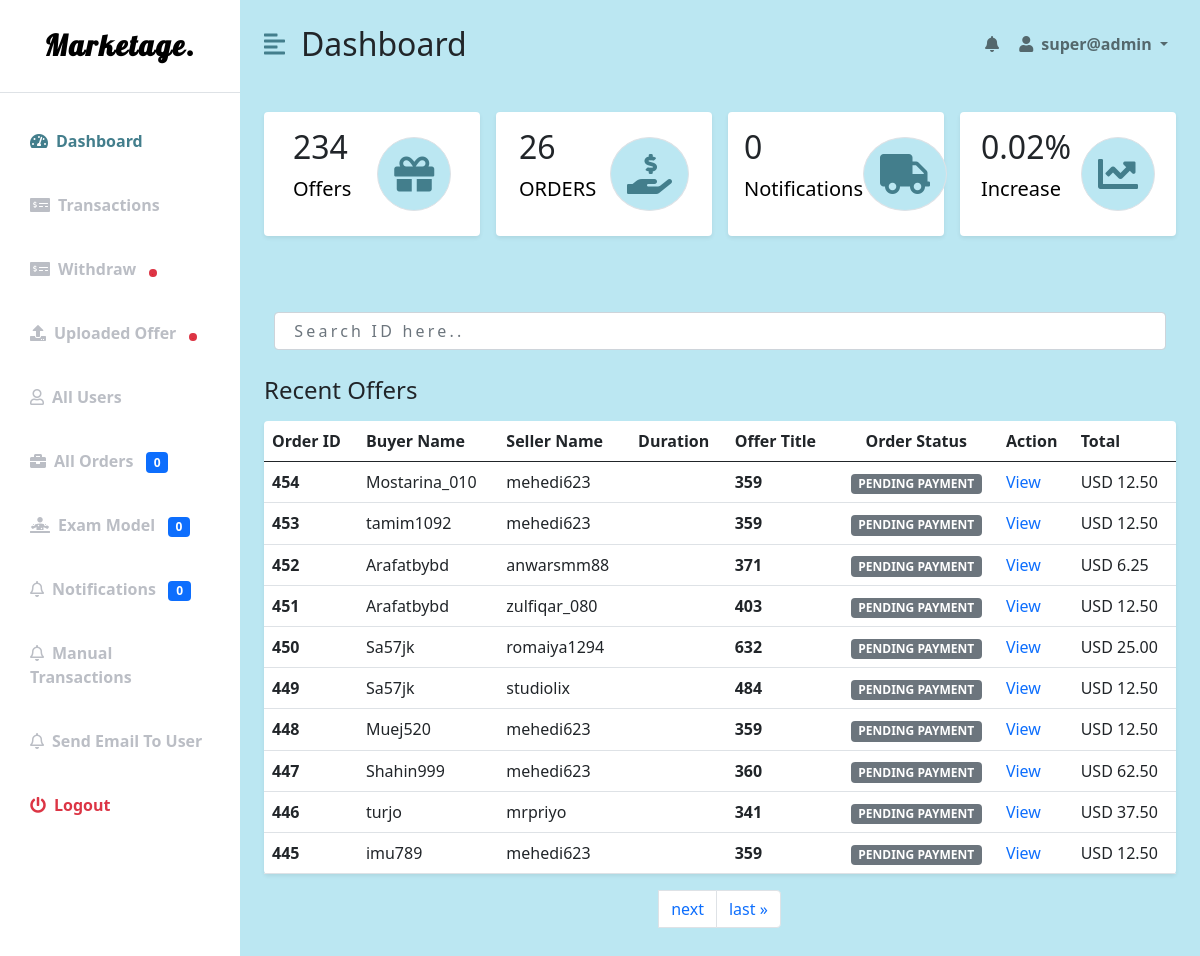
Screenshot of /adminpanel/ (signed in) with the database file from the repository.
### mainApp/models.py (models this page shows, shortened)
class Checkout(models.Model):
    ORDER_CHOICES = (
        ("PENDING PAYMENT", "PENDING PAYMENT"),
        ("ACTIVE", "ACTIVE"),
        ("LATE", "LATE"),
        ("COMPLETED", "COMPLETED"),
        ("DELIVERED", "DELIVERED"),
        ("CANCELLED", "CANCELLED"),
        ("ON REVIEW", "ON REVIEW")
    )
    slug = models.SlugField(max_length=120, null=True, unique=True)
    user = models.ForeignKey(User, on_delete=models.CASCADE)
    seller = models.ForeignKey(
        User, on_delete=models.CASCADE, null=True, related_name='seller')
    created_at = models.DateTimeField(auto_now_add=True)
    updated_at = models.DateTimeField(auto_now_add=True)
    first_name = models.CharField(max_length=120)
    last_name = models.CharField(max_length=120)
    address = models.TextField(null=True)
    package = models.ForeignKey(OfferManager, on_delete=models.CASCADE)
    quantity = models.PositiveIntegerField(default=0)
    price = models.DecimalField(decimal_places=2, max_digits=10, default=0.00)
    total = models.DecimalField(decimal_places=2, max_digits=10, default=0.00)
    grand_total = models.DecimalField(
        decimal_places=2, max_digits=10, default=0.00, null=True)
    paid = models.BooleanField(default=False)
    due_date = models.DateField(null=True)
    order_status = models.CharField(max_length=200, choices=ORDER_CHOICES, default="PENDING PAYMENT")
    is_submitted = models.BooleanField(null=True, blank=True, default=False)
    order_is_seen = models.BooleanField(null=True, blank=True, default=False)
    is_complete = models.BooleanField(default=False, null=True)
    is_cancel = models.BooleanField(default=False, null=True)
    on_review = models.BooleanField(default=False, null=True)
    rated = models.BooleanField(default=False)
    order_submitted_is_seen = models.BooleanField(null=True, blank=True, default=False)
    is_checked = models.BooleanField(default=False)
    buyer_check = models.BooleanField(default=False)

class OfferManager(models.Model):
    offer = models.ForeignKey(Offer, on_delete=models.CASCADE, null=True)
    package = models.ForeignKey(Package, on_delete=models.CASCADE, null=True)
    price = models.DecimalField(max_digits=10, decimal_places=2, default=0.00)
    def __str__(self):
        return str(self.id)

### AdminPanel/views.py (the view)
# urls.py: path('', views.get_adminpanel_url, name="AdminHome"),
@login_required(login_url="admin-login")
def get_adminpanel_url(request):
    user = request.user
    if user.is_superuser == False:
        return redirect("buying_view")
    orders = Checkout.objects.all().order_by('-id')
    count_order = Checkout.objects.all().count()
    count_offers = Offer.objects.all().count()
    completed_orders = Checkout.objects.filter(is_complete=True, paid=True).count()
    increase = completed_orders / 100
    orders_paginator = Paginator(orders, 10)
    page_number = request.GET.get('page')
    orders_obj = orders_paginator.get_page(page_number)
    nots = NotificationModel.objects.filter(has_checked=False).count()
    count_check_exm = ExamModel.objects.filter(has_checked=False).count()
    count_unseen_order = Checkout.objects.filter(is_checked=False).count()
    count_users = User.objects.all().count()
    new_with = WithDrawModel.objects.filter(is_new=False)
    recent_offers = Offer.objects.filter(has_checked=False)
    new_tran = Checkout.objects.filter(paid=True).count()
    notifications = NotificationModel.objects.all().order_by("-id")[:6]
    args = {
        "orders": orders,
        "orders_obj": orders_obj,
        "count_order": count_order,
        "count_offers": count_offers,
        "increase": increase,
        "nots": nots,
        "count_check_exm": count_check_exm,
        "count_unseen_order": count_unseen_order,
        "count_users": count_users,
        "new_with": new_with,
        "recent_offers": recent_offers,
        "notifications": notifications
    }
    return render(request, 'admin_panel.html', args)

### AdminPanel/templates/admin_panel.html (shortened to what this page needs)
{% load static %}
{% include 'base.html' %}
    <div class="d-flex" id="wrapper">
        {% include 'sidebar.html' %}
        <div id="page-content-wrapper">
            {% include 'nav.html' %}
            <div class="container-fluid px-4">
                <div class="row g-3 my-2 new__admin__middle">
                    <div class="col-md-3">
                        <div class="p-3 bg-white shadow-sm d-flex justify-content-around align-items-center rounded ">
                            <div>
                                <h3 class="fs-2">{{ count_offers }}</h3>
                                <p class="fs-5"><a href="{% url 'uploaded-offer' %}">Offers</a></p>
                            </div>
                            <i class="fas fa-gift fs-1 primary-text border rounded-full secondary-bg p-3"></i>
                        </div>
                    </div>
                    <div class="col-md-3">
                        <div class="p-3 bg-white shadow-sm d-flex justify-content-around align-items-center rounded">
                            <div>
                                <h3 class="fs-2">{{ count_order }}</h3>
                                <p class="fs-5"><a href="{% url 'all-orders' %}">ORDERS</a></p>
                            </div>
                            <i
                                class="fas fa-hand-holding-usd fs-1 primary-text border rounded-full secondary-bg p-3"></i>
                        </div>
                    </div>
                    <div class="col-md-3">
                        <div class="p-3 bg-white shadow-sm d-flex justify-content-around align-items-center rounded">
                            <div>
                                <h3 class="fs-2">{{ nots }}</h3>
                                <p class="fs-5"><a href="{% url 'notificationView' %}">Notifications</a></p>
                            </div>
                            <i class="fas fa-truck fs-1 primary-text border rounded-full secondary-bg p-3"></i>
                        </div>
                    </div>
                    <div class="col-md-3">
                        <div class="p-3 bg-white shadow-sm d-flex justify-content-around align-items-center rounded">
                            <div>
                                <h3 class="fs-2">{{ increase }}%</h3>
                                <p class="fs-5"><a href="#">Increase</a></p>
                            </div>
                            <i class="fas fa-chart-line fs-1 primary-text border rounded-full secondary-bg p-3"></i>
                        </div>
                    </div>
                </div>
                <div class="row my-5">
                   <div class="search__bar__container">
                    <form class="main__search__bar">
                        <div class="mb-3 search-main">
                          <input id="searchBar" name="searchQuery"  type="search" class="form-control" placeholder=" Search ID here.." aria-describedby="emailHelp" required>
                        </div>
                    </form>
                   </div>
                    <h3 class="fs-4 mb-3">Recent Offers</h3>
                    <div class="col table-responsive">
                        <table class="table bg-white rounded shadow-sm  table-hover">
                            <thead>
                                <tr>
                                    <th scope="col">Order ID</th>
                                    <th scope="col">Buyer Name</th>
                                    <th scope="col">Seller Name</th>
                                    <th scope="col">Duration</th>
                                    <th scope="col">Offer Title</th>
                                    <th scope="col" class="text-center">Order Status</th>
                                    <th scope="col">Action</th>
                                    <th scope="col">Total</th>
                                </tr>
                            </thead>
                            <tbody>
                              {% for order in orders_obj %}
                                <tr>
                                    <th class="monitor">
                                     {{ order.id }}</th>
                                    <td>{{ order.user }}</td>
                                    <td>{{ order.seller }}</td>
                                    <td>{{ order.creater_at }}</td>
                                    <th>{{ order.package }}</th>
                                    <td class="text-center">
                                        <span class="badge bg-secondary ms-auto">
                                        {{ order.order_status }}
                                        </span>
                                        </td>
                          <td><a href="{% url 'order_details' order.id %}">View</a></td>
                                    <td>USD {{ order.grand_total }}</td>
                                </tr>
                                {% endfor %}
                            </tbody>
                        </table>
                <div class="pagination__container d-flex justify-content-center">
                    <nav aria-label="Page navigation example">
                        <ul class="pagination">
                        <li class="page-item">
                        {% if orders_obj.has_next %}
                            <a class="page-link" href="?page={{ orders_obj.next_page_number }}">next</a>
                        </li>
                        <li class="page-item">
                            <a class="page-link" href="?page={{ orders_obj.paginator.num_pages }}">last &raquo;</a>
                        </li>
                        {% endif %}
                        </ul>
                      </nav>
                </div>
                    </div>
                </div>
            </div>
        </div>
    </div>

### AdminPanel/templates/base.html (shortened to what this page needs)
{% load static %}
<!DOCTYPE html>
<html lang="en">
<head>
    <link href="https://cdn.jsdelivr.net/npm/bootstrap@5.0.0-beta3/dist/css/bootstrap.min.css" rel="stylesheet" />
    <link rel="stylesheet" href="https://cdnjs.cloudflare.com/ajax/libs/font-awesome/5.15.3/css/all.min.css" />
    <link rel="stylesheet" href="{% static 'css/adminpanel.css' %}">
</head>
<body>
</body>
</html>

### AdminPanel/templates/sidebar.html (shortened to what this page needs)
{% load static %}
<div class="bg-white" id="sidebar-wrapper">
  <div>
    <div
      class="
        sidebar-heading
        text-center
        py-4
        primary-text
        fs-4
        fw-bold
        border-bottom
        admin__panel__img
      "
    >
      <a class="new_________nav______logo" href="{% url 'buying_view'%}">Marketage.
          </a>
    </div>
    <div class="list-group list-group-flush my-3">
      <a
        href="{% url 'AdminHome'%}"
        class="
          list-group-item list-group-item-action
          bg-transparent
          second-text
          active
        "
        ><i class="fas fa-tachometer-alt me-2"></i>Dashboard</a
      >
      <a
        href="{% url 'TransactionView'%}"
        class="
          list-group-item list-group-item-action
          bg-transparent
          second-text
          fw-bold
        "
        ><i class="fas fa-money-check-alt me-2"></i>Transactions &nbsp
        </a
      >
      <a
        href="{% url 'WithdrawView'%}"
        class="
          list-group-item list-group-item-action
          bg-transparent
          second-text
          fw-bold
        "
        ><i class="fas fa-money-check-alt me-2"></i>Withdraw &nbsp
        {% if new_with %}
            <span class="badge bg-danger" style="color: red; border-radius:50%; font-size:5px;">.</span>
        {% endif %}
        </a
      >
      <a
        href="{% url 'uploaded-offer'%}"
        class="
          list-group-item list-group-item-action
          bg-transparent
          second-text
          fw-bold
        "
        ><i class="fas fa-upload me-2"></i>Uploaded Offer &nbsp
        {% if recent_offers %}
        <span class="badge bg-danger" style="color: red; border-radius:50%; font-size:5px;">.</span>
        {% endif %}
        </a
      >
      <a
        href="{% url 'all-users' %}"
        class="
          list-group-item list-group-item-action
          bg-transparent
          second-text
          fw-bold
        "
        ><i class="far fa-user me-2"></i>All Users</a
      >
      <a
        href="{% url 'all-orders' %}"
        class="
          list-group-item list-group-item-action
          bg-transparent
          second-text
          fw-bold
        "
        ><i class="fas fa-briefcase me-2"></i>All Orders &nbsp <span class="badge bg-primary">{{ count_unseen_order }}</span></a
      >
       <a
        href="{% url 'EXAMROOM' %}"
        class="
          list-group-item list-group-item-action
          bg-transparent
          second-text
          fw-bold
        "
        ><i class="fas fa-diagnoses me-2"></i>Exam Model &nbsp <span class="badge bg-primary">{{ count_check_exm }}</span></a
      >
      <a
        href="{% url 'notificationView' %}"
        class="
          list-group-item list-group-item-action
          bg-transparent
          second-text
          fw-bold
        "
        ><i class="far fa-bell me-2"></i>Notifications &nbsp <span class="badge bg-primary">{{ nots }}</span></a
      >
      <a
        href="{% url 'get_manual_transaction_page' %}"
        class="
          list-group-item list-group-item-action
          bg-transparent
          second-text
          fw-bold
        "
        ><i class="far fa-bell me-2"></i>Manual Transactions</a
      >
      <a
        href="{% url 'send_email_to_user' %}"
        class="
          list-group-item list-group-item-action
          bg-transparent
          second-text
          fw-bold
        "
        ><i class="far fa-bell me-2"></i>Send Email To User</a
      >
      <a
        href="{% url 'adminlogoutview' %}"
        class="
          list-group-item list-group-item-action
          bg-transparent
          text-danger
          fw-bold
        "
        ><i class="fas fa-power-off me-2"></i>Logout</a
      >
    </div>
  </div>
</div>

### AdminPanel/templates/nav.html (shortened to what this page needs)
{% load static %}
<nav class="navbar navbar-expand-lg navbar-light bg-transparent py-4 px-4">
    <div class="d-flex align-items-center">
        <i class="fas fa-align-left primary-text fs-4 me-3" id="menu-toggle"></i>
        <h2 class="fs-2 m-0">Dashboard</h2>
    </div>
    <div class="collapse navbar-collapse" id="navbarSupportedContent">
        <ul class="navbar-nav ms-auto mb-2 mb-lg-0">
            <li class="nav-item dropdown d-flex">
                <div class="main-notification">
                        <a class="nav-link second-text fw-bold show-notification" href="#" id="notification"
                            role="button" data-dropdown-button >
                            <i class="fas fa-bell"></i>&nbsp
                        </a>
                </div>
                <a class="nav-link dropdown-toggle second-text fw-bold" href="#" id="navbarDropdown"
                    role="button" data-bs-toggle="dropdown" aria-expanded="false">
                    <i class="fas fa-user me-2"></i>{{ request.user }}
                </a>
            </li>
        </ul>
    </div>
</nav>

### rows the page displays
Checkout: id "454", user "Mostarina_010", seller "mehedi623", package "359", order_status "PENDING PAYMENT", grand_total "12.50"
Checkout: id "453", user "tamim1092", seller "mehedi623", package "359", order_status "PENDING PAYMENT", grand_total "12.50"
Checkout: id "452", user "Arafatbybd", seller "anwarsmm88", package "371", order_status "PENDING PAYMENT", grand_total "6.25"
Checkout: id "451", user "Arafatbybd", seller "zulfiqar_080", package "403", order_status "PENDING PAYMENT", grand_total "12.50"
Checkout: id "450", user "Sa57jk", seller "romaiya1294", package "632", order_status "PENDING PAYMENT", grand_total "25.00"
Checkout: id "449", user "Sa57jk", seller "studiolix", package "484", order_status "PENDING PAYMENT", grand_total "12.50"
Checkout: id "448", user "Muej520", seller "mehedi623", package "359", order_status "PENDING PAYMENT", grand_total "12.50"
Checkout: id "447", user "Shahin999", seller "mehedi623", package "360", order_status "PENDING PAYMENT", grand_total "62.50"
Checkout: id "446", user "turjo", seller "mrpriyo", package "341", order_status "PENDING PAYMENT", grand_total "37.50"
Checkout: id "445", user "imu789", seller "mehedi623", package "359", order_status "PENDING PAYMENT", grand_total "12.50"

### other values shown
{{ count_unseen_order }} "0"
{{ count_check_exm }} "0"
{{ nots }} "0"
{{ request.user }} "super@admin"
{{ count_offers }} "234"
{{ count_order }} "26"
{{ increase }} "0.02"
